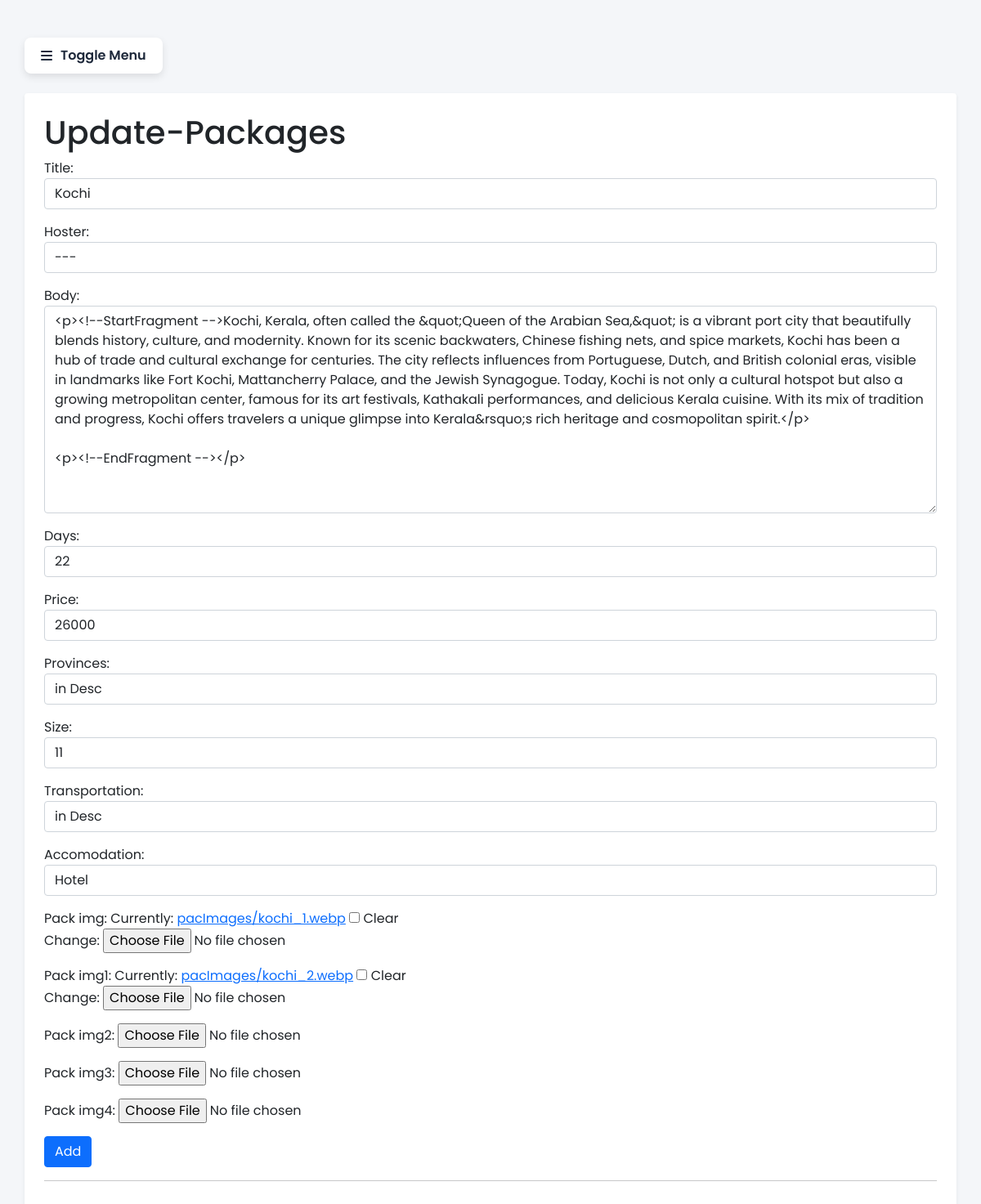
The page /details/edit/43/ (signed in) on the database its author committed.
### TourM/models.py (models this page shows, shortened)
class Post(models.Model):
    title = models.CharField(max_length=255)
    body = RichTextField()
    days = models.PositiveIntegerField(validators=[MaxValueValidator(100),MinValueValidator(1)])
    price = models.IntegerField(default='',null=False)
    Provinces = models.CharField(default='in_desc', max_length=255, null=False)
    Size = models.PositiveIntegerField(default='1', validators=[MaxValueValidator(100),MinValueValidator(11)])      #group size {if paxi availability add garne bhe useful}
    Hoster=models.CharField(max_length=255, null=False)
    Accomodation= models.CharField(default='', max_length=255, null=False)
    Transportation= models.CharField(default='', max_length=255, null=False)
    pack_img = models.ImageField(null = True, blank=True, upload_to="pacImages/")
    pack_img1 = models.ImageField(null = True, blank=True, upload_to="pacImages/")
    pack_img2 = models.ImageField(null = True, blank=True, upload_to="pacImages/")
    pack_img3 = models.ImageField(null = True, blank=True, upload_to="pacImages/")
    pack_img4 = models.ImageField(null = True, blank=True, upload_to="pacImages/")

### TourM/views.py (the view)
# urls.py: path('details/edit/<int:pk>/', UpdatePostView.as_view(), name="UpdatePost"),
class UpdatePostView(UpdateView):
    model = Post
    template_name = 'ad_editPack.html'
    form_class = PostForm

### TourM/forms.py
class PostForm(forms.ModelForm):
    class Meta:
        model = Post
        fields = ('title', 'Hoster', 'body', 'days', 'price','Provinces','Size','Transportation' ,'Accomodation','pack_img','pack_img1','pack_img2','pack_img3','pack_img4')
        widgets = {
            'title': forms.TextInput( attrs={'class': 'form-control'}),
            'Hoster': forms.Select(choices = choices3,attrs={'class': 'form-control'}),
            'days': forms.NumberInput( attrs={'class': 'form-control'}),
            'Provinces': forms.Select(choices = choices,attrs={'class': 'form-control'}),
            'price': forms.TextInput( attrs={'class': 'form-control'}),
            'body': forms.Textarea( attrs={'class': 'form-control'}),
            'Size': forms.NumberInput ( attrs={'class': 'form-control'}),
            'Transportation': forms.Select(choices = choices2,attrs={'class': 'form-control'}),
            'Accomodation': forms.Select(choices = choices1,attrs={'class': 'form-control'}),
        }

### TourM/templates/ad_editPack.html
{%extends 'adminbase.html'%} {%block title%}YUpdate package{%endblock%} {%block content%} {% if user.is_superuser %}
<h1>Update-Packages</h1>
<div class="form-group">
    <form method="POST" enctype="multipart/form-data">
        {%csrf_token%} {{form.media}} {{form.as_p}}
        <button class="btn btn-primary">Add</button>
    </form>
</div>
<hr> {%else%}
<h1>you are not allowed here</h1>
<a href="{%url 'homepage'%}">Redirect</a>{%endif%} {%endblock%}

### static/admin.css (style rules this page uses)
* { margin: 0; padding: 0; box-sizing: border-box; font-family: 'Poppins', sans-serif; }
body { min-height: 100vh; background-color: #f4f6f9; }

### rows shown on the page
Post: title "Kochi", Hoster "---", body "<p><!--StartFragment -->Kochi, Kerala, often called the &quot;Queen of the Arabian Sea,&quot; is a vibrant port city that beautifully blends history, culture, and modernity. Known for its scenic backwaters, Chinese fishing nets, and spice markets, Kochi has been a hub of trade and cultural exchange for centuries. The city reflects influences from Portuguese, Dutch, and British colonial eras, visible in landmarks like Fort Kochi, Mattancherry Palace, and the Jewish Synagogue. Today, Kochi is not only a cultural hotspot but also a growing metropolitan center, famous for its art festivals, Kathakali performances, and delicious Kerala cuisine. With its mix of tradition and progress, Kochi…", days "22", price "26000", Provinces "in Desc", Size "11", Transportation "in Desc", Accomodation "Hotel"
